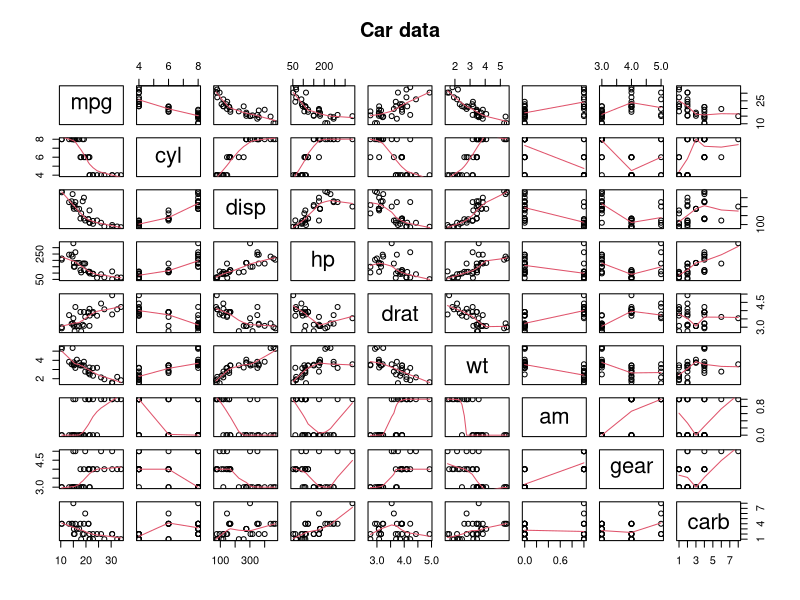
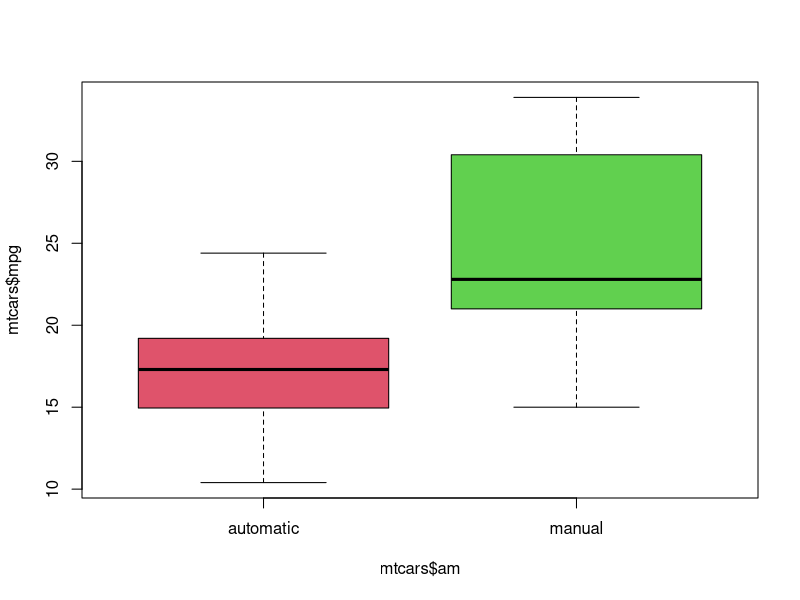

These charts were generated, in order, by the following R code:
## ---- chunk 1
require(stats); require(graphics)

## ---- chunk 2
data(mtcars)

pairs(mtcars[,-c(7,8)], panel=panel.smooth, main= "Car data")

mtcars$am[mtcars$am =="0"] <- "automatic"
mtcars$am[mtcars$am =="1"] <- "manual"


mtcars$am <- as.factor(mtcars$am)
boxplot(mtcars$mpg~ mtcars$am, col=c(2,3))

## ---- chunk 3
ya <- mtcars$mpg[mtcars$am == "automatic"]
ym <- mtcars$mpg[mtcars$am == "manual"]

compare <- t.test(x=ym, y=ya, paired=FALSE)

## ---- chunk 4
model_am <- lm(mpg ~ am, data=mtcars)

summary(model_am)
## ---- chunk 5
model_all <- lm(mpg ~ . , data=mtcars)

summary(model_all)
